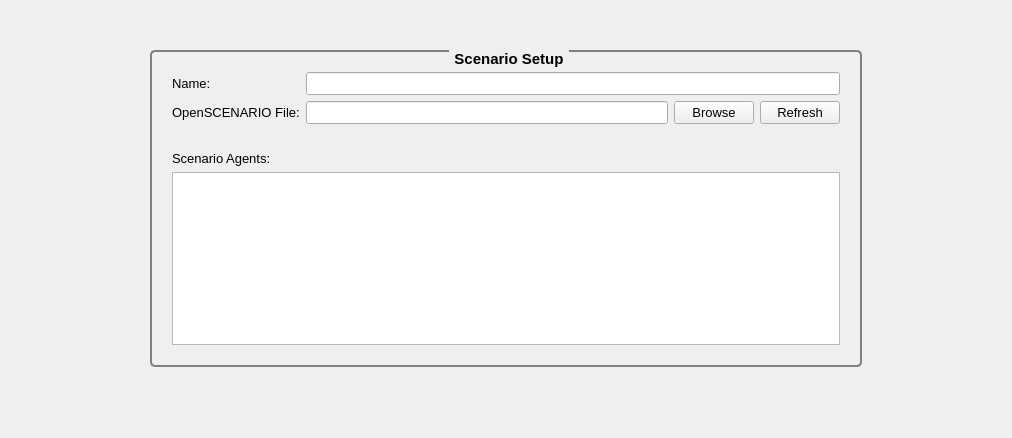
<?xml version="1.0" encoding="UTF-8"?>
<ui version="4.0">
 <class>ScenarioView</class>
 <widget class="QWidget" name="ScenarioView">
  <property name="geometry">
   <rect>
    <x>0</x>
    <y>0</y>
    <width>1012</width>
    <height>438</height>
   </rect>
  </property>
  <property name="windowTitle">
   <string>Form</string>
  </property>
  <property name="styleSheet">
   <string notr="true">QGroupBox{border:2px solid gray;border-radius:5px;margin-top: 4ex;} QGroupBox::title{subcontrol-origin: margin;subcontrol-position:top center;padding:0 3px;}</string>
  </property>
  <layout class="QVBoxLayout" name="verticalLayout">
   <property name="leftMargin">
    <number>150</number>
   </property>
   <property name="topMargin">
    <number>50</number>
   </property>
   <property name="rightMargin">
    <number>150</number>
   </property>
   <property name="bottomMargin">
    <number>50</number>
   </property>
   <item>
    <widget class="QGroupBox" name="groupBox">
     <property name="sizePolicy">
      <sizepolicy hsizetype="Preferred" vsizetype="Preferred">
       <horstretch>0</horstretch>
       <verstretch>0</verstretch>
      </sizepolicy>
     </property>
     <property name="font">
      <font>
       <pointsize>11</pointsize>
       <weight>75</weight>
       <bold>true</bold>
      </font>
     </property>
     <property name="title">
      <string>Scenario Setup</string>
     </property>
     <property name="alignment">
      <set>Qt::AlignCenter</set>
     </property>
     <layout class="QGridLayout" name="gridLayout">
      <property name="leftMargin">
       <number>20</number>
      </property>
      <property name="topMargin">
       <number>20</number>
      </property>
      <property name="rightMargin">
       <number>20</number>
      </property>
      <property name="bottomMargin">
       <number>20</number>
      </property>
      <item row="1" column="0">
       <widget class="QLabel" name="ScenarioAgents">
        <property name="font">
         <font>
          <pointsize>10</pointsize>
          <weight>50</weight>
          <bold>false</bold>
         </font>
        </property>
        <property name="text">
         <string>Scenario Agents:</string>
        </property>
       </widget>
      </item>
      <item row="2" column="0">
       <widget class="QTableView" name="ScenarioAgentsView">
        <property name="styleSheet">
         <string notr="true"/>
        </property>
        <attribute name="horizontalHeaderStretchLastSection">
         <bool>true</bool>
        </attribute>
       </widget>
      </item>
      <item row="0" column="0">
       <layout class="QFormLayout" name="formLayout">
        <property name="bottomMargin">
         <number>0</number>
        </property>
        <item row="0" column="0">
         <widget class="QLabel" name="Name">
          <property name="font">
           <font>
            <pointsize>10</pointsize>
           </font>
          </property>
          <property name="text">
           <string>Name:</string>
          </property>
         </widget>
        </item>
        <item row="0" column="1">
         <widget class="QLineEdit" name="NameEdit">
          <property name="font">
           <font>
            <pointsize>10</pointsize>
            <weight>50</weight>
            <bold>false</bold>
           </font>
          </property>
         </widget>
        </item>
        <item row="1" column="0">
         <widget class="QLabel" name="ScenarioFile">
          <property name="font">
           <font>
            <pointsize>10</pointsize>
            <weight>50</weight>
            <bold>false</bold>
           </font>
          </property>
          <property name="text">
           <string>OpenSCENARIO File:</string>
          </property>
         </widget>
        </item>
        <item row="1" column="1">
         <layout class="QHBoxLayout" name="horizontalLayout">
          <item>
           <widget class="QLineEdit" name="ScenarioFileEdit">
            <property name="font">
             <font>
              <pointsize>10</pointsize>
              <weight>50</weight>
              <bold>false</bold>
             </font>
            </property>
            <property name="readOnly">
             <bool>true</bool>
            </property>
           </widget>
          </item>
          <item>
           <widget class="QPushButton" name="ScenarioFileBrowse">
            <property name="font">
             <font>
              <pointsize>10</pointsize>
              <weight>50</weight>
              <bold>false</bold>
             </font>
            </property>
            <property name="text">
             <string>Browse</string>
            </property>
           </widget>
          </item>
          <item>
           <widget class="QPushButton" name="ScenarioFileRefresh">
            <property name="font">
             <font>
              <pointsize>10</pointsize>
             </font>
            </property>
            <property name="text">
             <string>Refresh</string>
            </property>
           </widget>
          </item>
         </layout>
        </item>
        <item row="2" column="1">
         <widget class="QLabel" name="ScenarioFileError">
          <property name="font">
           <font>
            <pointsize>10</pointsize>
            <weight>75</weight>
            <bold>true</bold>
           </font>
          </property>
          <property name="styleSheet">
           <string notr="true">color:red</string>
          </property>
          <property name="text">
           <string/>
          </property>
         </widget>
        </item>
       </layout>
      </item>
     </layout>
    </widget>
   </item>
   <item>
    <spacer name="verticalSpacer">
     <property name="orientation">
      <enum>Qt::Vertical</enum>
     </property>
     <property name="sizeType">
      <enum>QSizePolicy::Expanding</enum>
     </property>
     <property name="sizeHint" stdset="0">
      <size>
       <width>20</width>
       <height>40</height>
      </size>
     </property>
    </spacer>
   </item>
  </layout>
 </widget>
 <resources/>
 <connections/>
</ui>
